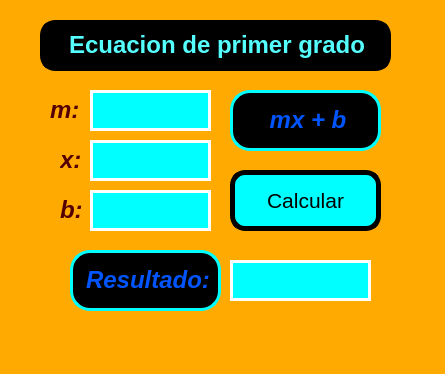
<?xml version="1.0" encoding="UTF-8"?>
<ui version="4.0">
 <class>MainWindow</class>
 <widget class="QMainWindow" name="MainWindow">
  <property name="geometry">
   <rect>
    <x>0</x>
    <y>0</y>
    <width>445</width>
    <height>374</height>
   </rect>
  </property>
  <property name="windowTitle">
   <string>MainWindow</string>
  </property>
  <property name="styleSheet">
   <string notr="true">background-color: rgb(255, 170, 0);</string>
  </property>
  <widget class="QWidget" name="centralwidget">
   <widget class="QToolButton" name="btn_calcular">
    <property name="geometry">
     <rect>
      <x>230</x>
      <y>170</y>
      <width>151</width>
      <height>61</height>
     </rect>
    </property>
    <property name="font">
     <font>
      <pointsize>16</pointsize>
     </font>
    </property>
    <property name="styleSheet">
     <string notr="true">background-color: rgb(0, 255, 255);
    border: 5px solid black;
    color: black;
border-radius: 15px;
</string>
    </property>
    <property name="text">
     <string>Calcular</string>
    </property>
   </widget>
   <widget class="QLabel" name="txt_m">
    <property name="geometry">
     <rect>
      <x>50</x>
      <y>90</y>
      <width>91</width>
      <height>41</height>
     </rect>
    </property>
    <property name="text">
     <string>&lt;html&gt;&lt;head/&gt;&lt;body&gt;&lt;p align=&quot;justify&quot;&gt;&lt;span style=&quot; font-size:18pt; font-weight:600; font-style:italic; color:#550000;&quot;&gt;m:&lt;/span&gt;&lt;/p&gt;&lt;/body&gt;&lt;/html&gt;</string>
    </property>
   </widget>
   <widget class="QLabel" name="txt_x">
    <property name="geometry">
     <rect>
      <x>60</x>
      <y>140</y>
      <width>91</width>
      <height>41</height>
     </rect>
    </property>
    <property name="text">
     <string>&lt;html&gt;&lt;head/&gt;&lt;body&gt;&lt;p&gt;&lt;span style=&quot; font-size:18pt; font-weight:600; font-style:italic; color:#550000;&quot;&gt;x:&lt;/span&gt;&lt;/p&gt;&lt;/body&gt;&lt;/html&gt;</string>
    </property>
   </widget>
   <widget class="QLineEdit" name="txt_m_2">
    <property name="geometry">
     <rect>
      <x>90</x>
      <y>90</y>
      <width>121</width>
      <height>41</height>
     </rect>
    </property>
    <property name="font">
     <font>
      <pointsize>16</pointsize>
     </font>
    </property>
    <property name="styleSheet">
     <string notr="true">
    border: 3px solid white;

background-color: rgb(0, 255, 255);</string>
    </property>
    <property name="alignment">
     <set>Qt::AlignCenter</set>
    </property>
   </widget>
   <widget class="QLineEdit" name="txt_x_2">
    <property name="geometry">
     <rect>
      <x>90</x>
      <y>140</y>
      <width>121</width>
      <height>41</height>
     </rect>
    </property>
    <property name="font">
     <font>
      <pointsize>16</pointsize>
     </font>
    </property>
    <property name="styleSheet">
     <string notr="true">
    border: 3px solid white;

background-color: rgb(0, 255, 255);</string>
    </property>
    <property name="alignment">
     <set>Qt::AlignCenter</set>
    </property>
   </widget>
   <widget class="QLineEdit" name="txt_b_2">
    <property name="geometry">
     <rect>
      <x>90</x>
      <y>190</y>
      <width>121</width>
      <height>41</height>
     </rect>
    </property>
    <property name="font">
     <font>
      <pointsize>16</pointsize>
     </font>
    </property>
    <property name="styleSheet">
     <string notr="true">
    border: 3px solid white;

background-color: rgb(0, 255, 255);</string>
    </property>
    <property name="alignment">
     <set>Qt::AlignCenter</set>
    </property>
   </widget>
   <widget class="QLabel" name="txt_b">
    <property name="geometry">
     <rect>
      <x>60</x>
      <y>190</y>
      <width>71</width>
      <height>41</height>
     </rect>
    </property>
    <property name="text">
     <string>&lt;html&gt;&lt;head/&gt;&lt;body&gt;&lt;p&gt;&lt;span style=&quot; font-size:18pt; font-weight:600; font-style:italic; color:#550000;&quot;&gt;b:&lt;/span&gt;&lt;/p&gt;&lt;/body&gt;&lt;/html&gt;</string>
    </property>
   </widget>
   <widget class="QLabel" name="label_4">
    <property name="geometry">
     <rect>
      <x>40</x>
      <y>20</y>
      <width>351</width>
      <height>51</height>
     </rect>
    </property>
    <property name="styleSheet">
     <string notr="true">   border: 5px solid BROWM;
background-color: rgb(0, 0, 0);
border-radius: 15px;</string>
    </property>
    <property name="text">
     <string>&lt;html&gt;&lt;head/&gt;&lt;body&gt;&lt;p align=&quot;center&quot;&gt;&lt;span style=&quot; font-size:18pt; font-weight:600; color:#55ffff;&quot;&gt;Ecuacion de primer grado&lt;/span&gt;&lt;/p&gt;&lt;/body&gt;&lt;/html&gt;</string>
    </property>
   </widget>
   <widget class="QLabel" name="label_5">
    <property name="geometry">
     <rect>
      <x>230</x>
      <y>90</y>
      <width>151</width>
      <height>61</height>
     </rect>
    </property>
    <property name="font">
     <font>
      <pointsize>16</pointsize>
     </font>
    </property>
    <property name="styleSheet">
     <string notr="true">   border: 2.5px solid cyan;
background-color: rgb(0, 0, 0);
    color: black;
border-radius: 20;px</string>
    </property>
    <property name="text">
     <string>&lt;html&gt;&lt;head/&gt;&lt;body&gt;&lt;p align=&quot;center&quot;&gt;&lt;span style=&quot; font-size:18pt; font-weight:600; font-style:italic; color:#0055ff;&quot;&gt;mx + b&lt;/span&gt;&lt;/p&gt;&lt;/body&gt;&lt;/html&gt;</string>
    </property>
   </widget>
   <widget class="QLabel" name="dc">
    <property name="geometry">
     <rect>
      <x>70</x>
      <y>250</y>
      <width>151</width>
      <height>61</height>
     </rect>
    </property>
    <property name="font">
     <font>
      <pointsize>16</pointsize>
     </font>
    </property>
    <property name="styleSheet">
     <string notr="true">   border: 2.5px solid cyan;
background-color: rgb(0, 0, 0);
    color: black;
border-radius: 20;px</string>
    </property>
    <property name="text">
     <string>&lt;html&gt;&lt;head/&gt;&lt;body&gt;&lt;p align=&quot;center&quot;&gt;&lt;span style=&quot; font-size:18pt; font-weight:600; font-style:italic; color:#0055ff;&quot;&gt;Resultado:&lt;/span&gt;&lt;/p&gt;&lt;/body&gt;&lt;/html&gt;</string>
    </property>
   </widget>
   <widget class="QLineEdit" name="txt_result">
    <property name="geometry">
     <rect>
      <x>230</x>
      <y>260</y>
      <width>141</width>
      <height>41</height>
     </rect>
    </property>
    <property name="font">
     <font>
      <pointsize>16</pointsize>
     </font>
    </property>
    <property name="styleSheet">
     <string notr="true">
    border: 3px solid white;

background-color: rgb(0, 255, 255);</string>
    </property>
    <property name="alignment">
     <set>Qt::AlignCenter</set>
    </property>
   </widget>
   <zorder>txt_x</zorder>
   <zorder>txt_x_2</zorder>
   <zorder>txt_b</zorder>
   <zorder>btn_calcular</zorder>
   <zorder>txt_m</zorder>
   <zorder>txt_m_2</zorder>
   <zorder>txt_b_2</zorder>
   <zorder>label_4</zorder>
   <zorder>label_5</zorder>
   <zorder>dc</zorder>
   <zorder>txt_result</zorder>
  </widget>
  <widget class="QMenuBar" name="menubar">
   <property name="geometry">
    <rect>
     <x>0</x>
     <y>0</y>
     <width>445</width>
     <height>21</height>
    </rect>
   </property>
  </widget>
  <widget class="QStatusBar" name="statusbar"/>
 </widget>
 <resources/>
 <connections/>
</ui>
